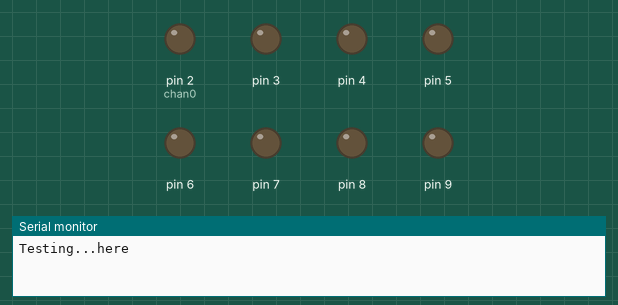
Simulated run of this sketch. Board: Arduino Uno, built with avr-gcc and run on an emulated ATmega328P. Shown: output pins drawn as LEDs (lit = HIGH), the last lines printed to the serial monitor.

Above: at 0.05 s.
At 0.35 s:
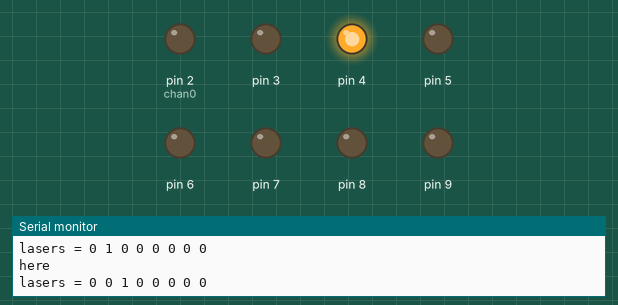
At 0.75 s:
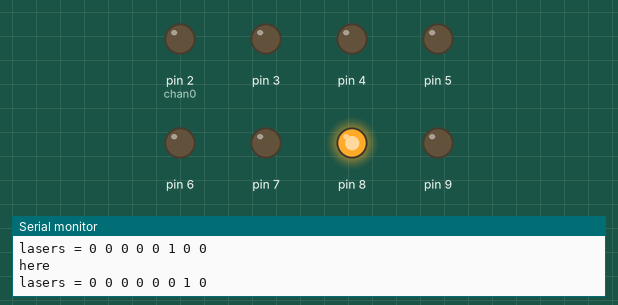
At 1.46 s:
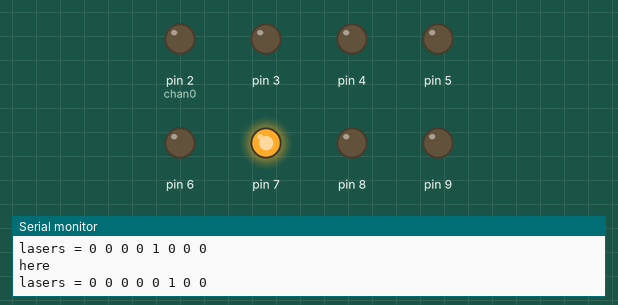
At 2.17 s:
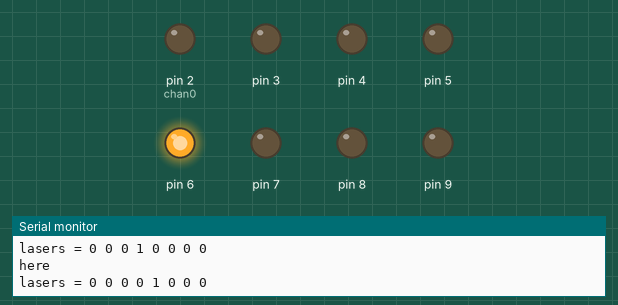
At 2.88 s:
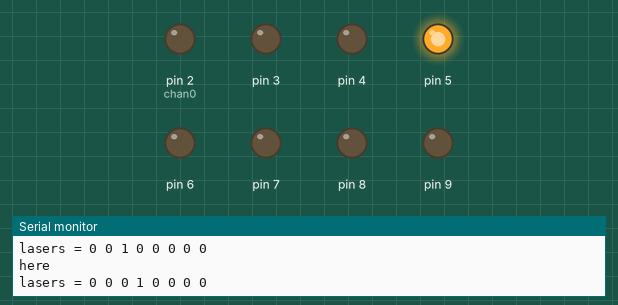
Timing chart, 0 to 3.2 s (numbered marks = the images above):
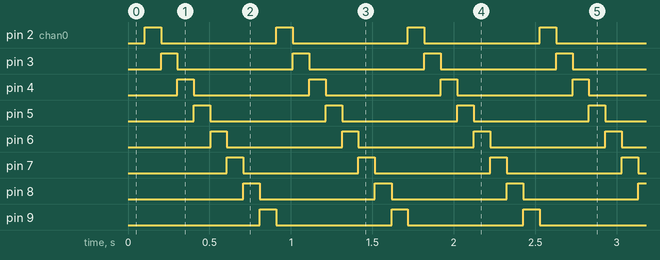

Measured:
- by itself, pin 2 (chan0), pin 3–9: alternates HIGH for 0.10 s and LOW for 0.71 s
- by itself, everything shown: repeats every 0.81 s, in 8 steps

The sketch:

laser_switch.ino
```cpp
// Drives 8 laser diodes using GPIO
// to create different visual patterns
// 22/04/2023


const unsigned int num_chans = 8;

bool lasers[num_chans] = {0};

unsigned int time_diff = 0;
unsigned int time_prev = 0;

unsigned int period = 100;

unsigned int chan0 = 2;

unsigned int mode = 0;

void setup() {
  Serial.begin(115200);

  // set all digi pins to output
  initDigiOut();

  // init lasers[0]
  lasers[0] = 1;

  // turn all on for testing
  Serial.print("Testing...");

  time_prev = millis();
}

void loop() {

time_diff = millis() - time_prev;
if (time_diff > period) {
  Serial.println("here");
  time_prev = millis();

  // set all the pins
  setPins();

  switch(mode){
    case 0: // shift through
      shiftLasers();
      break;

    default:
      break;


  }


}// time check

}// loop

void initDigiOut(){
  for(int ii = 0; ii < num_chans; ii++){
    pinMode(chan0 + ii,OUTPUT);
  }
}

void setPins(){
  Serial.print("lasers = ");
  for(int ii = 0; ii < num_chans; ii++){
    digitalWrite(chan0 + ii,lasers[ii]);
    Serial.print(lasers[ii]);
    Serial.print(" ");
  }
  Serial.println();
}

void shiftLasers(){
  bool next_laser = 0;
  for(int ii = 0; ii < num_chans; ii++){
    // check if next laser should be turned on
    if(next_laser){
      lasers[ii] = 1;
      next_laser = 0; // turn off next laser
      break;
    }

    // check if current laser is on
    if(lasers[ii]==1){
      next_laser = 1;
      lasers[ii] = 0;
    }

    // if you make it to the end of the list turn on laser 0
    if(ii == num_chans-1 && next_laser){
      lasers[0] = 1;
    }
  }
}
```
